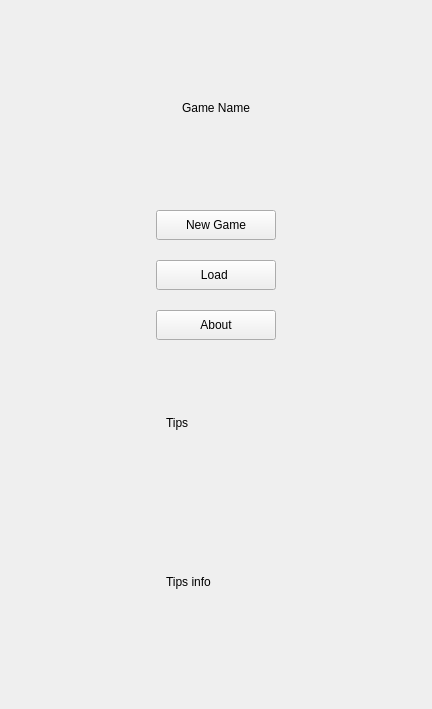
<?xml version="1.0" encoding="UTF-8"?>
<ui version="4.0">
 <class>Widget</class>
 <widget class="QWidget" name="Widget">
  <property name="geometry">
   <rect>
    <x>0</x>
    <y>0</y>
    <width>432</width>
    <height>709</height>
   </rect>
  </property>
  <property name="windowTitle">
   <string>Widget</string>
  </property>
  <layout class="QVBoxLayout" name="verticalLayout_2">
   <item>
    <spacer name="horizontalSpacer">
     <property name="orientation">
      <enum>Qt::Horizontal</enum>
     </property>
     <property name="sizeHint" stdset="0">
      <size>
       <width>40</width>
       <height>20</height>
      </size>
     </property>
    </spacer>
   </item>
   <item alignment="Qt::AlignHCenter">
    <widget class="QLabel" name="label">
     <property name="text">
      <string>Game Name</string>
     </property>
    </widget>
   </item>
   <item>
    <spacer name="horizontalSpacer_2">
     <property name="orientation">
      <enum>Qt::Horizontal</enum>
     </property>
     <property name="sizeHint" stdset="0">
      <size>
       <width>40</width>
       <height>20</height>
      </size>
     </property>
    </spacer>
   </item>
   <item>
    <layout class="QVBoxLayout" name="verticalLayout">
     <property name="spacing">
      <number>20</number>
     </property>
     <item alignment="Qt::AlignHCenter">
      <widget class="QPushButton" name="pushButtonNew">
       <property name="minimumSize">
        <size>
         <width>120</width>
         <height>30</height>
        </size>
       </property>
       <property name="maximumSize">
        <size>
         <width>200</width>
         <height>16777215</height>
        </size>
       </property>
       <property name="text">
        <string>New Game</string>
       </property>
      </widget>
     </item>
     <item alignment="Qt::AlignHCenter">
      <widget class="QPushButton" name="pushButtonLoad">
       <property name="minimumSize">
        <size>
         <width>120</width>
         <height>30</height>
        </size>
       </property>
       <property name="maximumSize">
        <size>
         <width>200</width>
         <height>16777215</height>
        </size>
       </property>
       <property name="text">
        <string>Load </string>
       </property>
      </widget>
     </item>
     <item alignment="Qt::AlignHCenter">
      <widget class="QPushButton" name="pushButtonAbout">
       <property name="minimumSize">
        <size>
         <width>120</width>
         <height>30</height>
        </size>
       </property>
       <property name="maximumSize">
        <size>
         <width>200</width>
         <height>16777215</height>
        </size>
       </property>
       <property name="text">
        <string>About</string>
       </property>
      </widget>
     </item>
    </layout>
   </item>
   <item alignment="Qt::AlignHCenter">
    <widget class="QLabel" name="label_2">
     <property name="minimumSize">
      <size>
       <width>100</width>
       <height>30</height>
      </size>
     </property>
     <property name="text">
      <string>Tips</string>
     </property>
    </widget>
   </item>
   <item alignment="Qt::AlignHCenter">
    <widget class="QLabel" name="label_3">
     <property name="minimumSize">
      <size>
       <width>100</width>
       <height>60</height>
      </size>
     </property>
     <property name="text">
      <string>Tips info</string>
     </property>
    </widget>
   </item>
   <item>
    <spacer name="verticalSpacer">
     <property name="orientation">
      <enum>Qt::Vertical</enum>
     </property>
     <property name="sizeType">
      <enum>QSizePolicy::Minimum</enum>
     </property>
     <property name="sizeHint" stdset="0">
      <size>
       <width>20</width>
       <height>40</height>
      </size>
     </property>
    </spacer>
   </item>
  </layout>
 </widget>
 <resources/>
 <connections/>
</ui>
